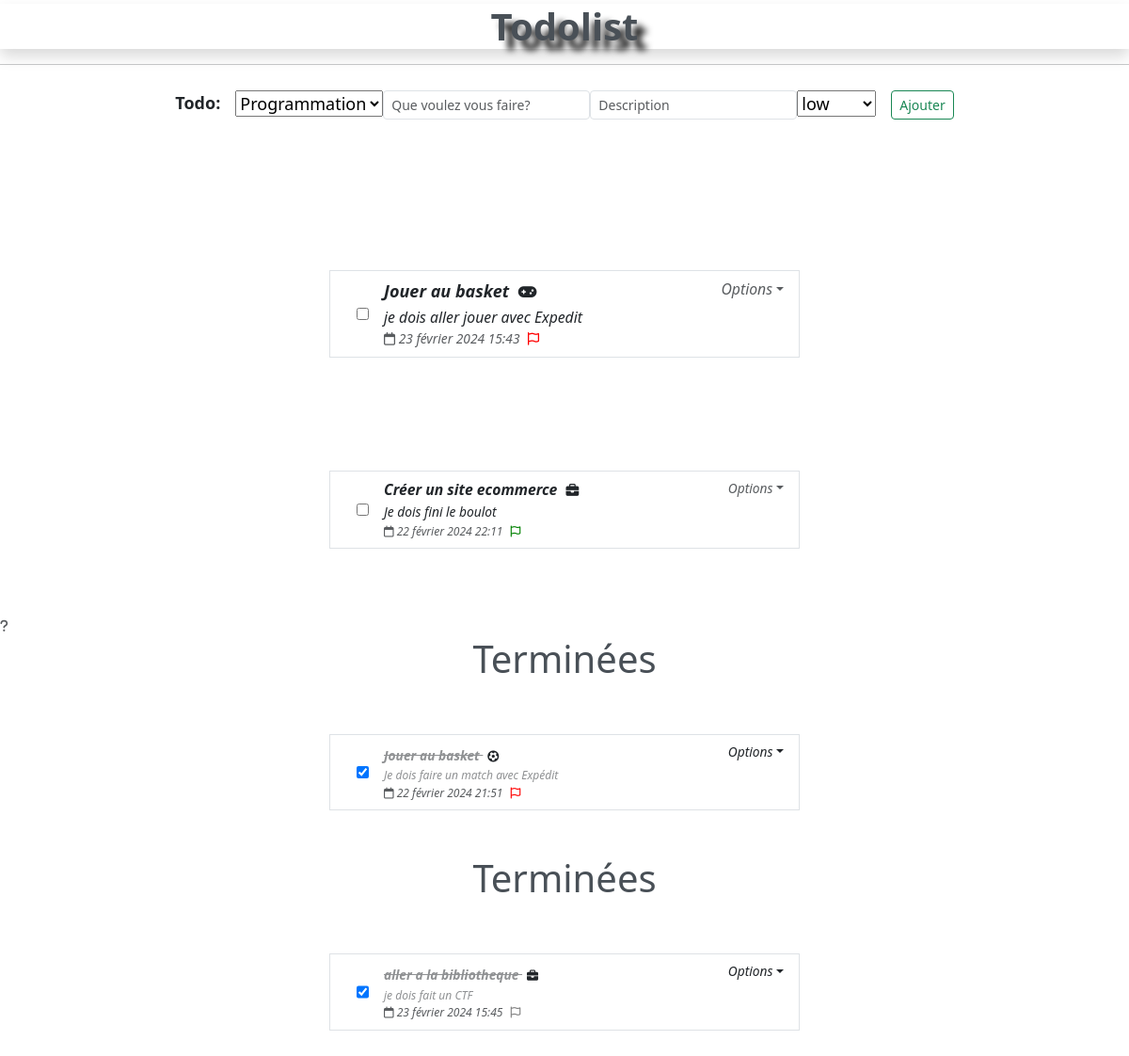
The page / on the database its author committed.
### gestionTaches/models.py (models this page shows, shortened)
class Taches(models.Model):
    categories = models.CharField(max_length=50)
    finish = models.BooleanField(default=False)
    name = models.TextField()
    description = models.TextField(blank=True)
    priority = models.CharField(max_length=50,default="low")
    duration = models.DateTimeField( auto_now=True)
    finish_duration = models.DateField(auto_now=False,null=True)
    image = models.ImageField(blank=True)
    class Meta:
        verbose_name  = ("Tache")
        verbose_name_plural  = ("Taches")

### gestionTaches/views.py (the view)
# urls.py: 2. Add a URL to urlpatterns:  path('', views.home, name='home')
def home(request):
    taches_termined = []
    taches_no_termined = []
    taches = Taches.objects.all()[::-1]
    for tache in taches:
        if tache.finish:
            taches_termined.append(tache)
        else:
            taches_no_termined.append(tache)
    form = tachesForm()
    if request.method == "POST":
        form = tachesForm(request.POST)
        if form.is_valid():
            form.save()
            form = tachesForm()
        else:
            return render(request, 'index.html', {"form":form,"taches_termined":taches_termined,"taches_no_termined":taches_no_termined})
    else:
        form = tachesForm()
        return render(request, 'index.html', {"form":form,"taches_termined":taches_termined,"taches_no_termined":taches_no_termined})
    return render(request, 'index.html', {"form":form,"taches_termined":taches_termined,"taches_no_termined":taches_no_termined})

### gestionTaches/forms.py
class tachesForm(forms.ModelForm):
    CATEGORIES_CHOICES = (
        ('Programmation', 'Programmation'),
        ('Travail', 'Travail'),
        ('Sport', 'Sport'),
        ('Personnel', 'Personnel'),
        ('Education', 'Education'),
        ('Divertissement', 'Divertissement'),
        ('Evenement', 'Evenement'),
    )
    PRIORITY_CHOICES = (
        ('low','low'),
        ('normal','normal'),
        ('high','high'),
    )
    categories =forms.ChoiceField(label='', choices=CATEGORIES_CHOICES)
    name = forms.CharField(label='', widget=forms.TextInput(attrs=
        {
            "class":"form-control form-control-sm form-control-md",
            "name":"name",
            "placeholder":"Que voulez vous faire?"
        }
    ))
    description = forms.CharField(label='', required=False,widget=forms.TextInput(attrs={
            "class":"form-control form-control-sm form-control-md",
            "name":"name",
            "placeholder":"Description"
    }))
    priority = forms.ChoiceField(choices=PRIORITY_CHOICES,label='')
    class Meta:
        model = Taches
        fields = ('categories','name','description','priority')

### gestionTaches/templates/index.html (shortened to what this page needs)
{% extends "base.html" %}
{% block headerContent %}
<form action="" method="post">
    <center class="fixed-top py-1" style="background-color: white;">
        <h1 class="shadow text-dark-emphasis fw-bolder" style="text-shadow:10px 10px 7px black;">Todolist</h1>
        <hr size="5">
    </center>
    <div class="d-flex py-5 px-3 my-5 justify-content-center ">
        <span class="mx-3 fw-semibold text-sm-start">Todo:</span>
        {{ form.as_p }}
        <input type="submit" value="Ajouter" class="btn btn-sm btn-md btn-outline-success d-flex h-25 mx-3">
    </div>
</form>
{% endblock headerContent %}
{% block content %}
{% for tache in taches_no_termined %}
<div class="d-flex flex-lg-column flex-md-row p-4 gap-4 py-md-5 align-items-center justify-content-center">
    <div class="list-group d-flex flex-md-row" id="Taches">
        <form action="" method="post" id="checkedForm" style="font-style: italic;">
            <label class="list-group-item d-flex" style="width: 500px;">
                <div class="container-fluid container-sm container-md d-flex">
                    <input type="checkbox" class="checkbox-class" data-element-id="{{ tache.id }}" >
                    <span class=" form-checked-content px-3 " id="task">
                        <strong id="{{ tache.name }}" >{{ tache.name }}
                        </strong>
                        <small style="margin-left: 5px;">
                            {% if tache.categories == "Programmation" %}
                            <i class="fas fa-code"></i>
                            {% elif tache.categories == "Sport" %}
                            <i class="fas fa-futbol"></i>
                            {% elif tache.categories == "Education" %}
                            <i class="fas fa-graduation-cap"></i>
                            {% elif tache.categories == "Travail" %}
                            <i class="fas fa-briefcase"></i>
                            {% elif tache.categories == "Divertissement" %}
                            <i class="fas fa-gamepad"></i>
                            {% elif tache.categories == "Evenement" %}
                            <i class="fas fa-calendar-alt"></i>
                            {% elif tache.categories == "Personnel" %}
                            <i class="fas fa-user"></i>
                            {% else %}
                            <i class="fa-regular fa-cog " style="color: green;"></i>
                            {% endif %}
                        </small>
                        <br>
                        <small>{{ tache.description }}</small>
                        <small class="d-block text-body-secondary">
                        <small class="d-block text-body-secondary">
                            <i class="fa-regular fa-calendar"></i>
                            {{ tache.duration }}
                            {% if tache.priority == "normal" %}
                            <i class="fa-regular fa-flag " style="color: green; margin-left: 5px;"></i>
                            {% elif tache.priority == "low" %}
                            <i class="fa-regular fa-flag " style="color: gray;margin-left: 5px;"></i>
                            {% else %}
                            <i class="fa-regular fa-flag " style="color: red;margin-left: 5px;"></i>
                            {% endif %}
                        </small>
                    </span>
                </div>
                <div>
                    <a class="nav-link dropdown-toggle" href="#" data-bs-toggle="dropdown"
                        aria-expanded="false">Options</a>
                </div>
            </label>
        </form>
    </div>
</div>
{% empty %}
<h1 style="text-align: center;">Vous avez quartier libre??</h1>
<h6 style="text-align: center;"><em>Prêt pour de nouvelles taches? Ecrit dans l'espace puis appuyer sur la touche
        ajouter pour créer une nouvelle tache!</em></h6>
{% endfor %}
<i class="fas fa-question"></i>
{% for tache in taches_termined %}
<center>
    <h1 class="text-dark-emphasis">Terminées</h1>
</center>
<div class="d-flex flex-lg-column flex-md-row p-4 gap-4 py-md-5 align-items-center justify-content-center">
    <div class="list-group d-flex flex-md-row" id="Taches">
        <form action="" method="post" id="checkedForm" style="font-style: italic;">
            <label class="list-group-item d-flex gap-3" style="width: 500px;">
                <div class="container-fluid container-sm container-md d-flex">
                    <input type="checkbox" class="checkbox-class" data-element-id="{{ tache.id }}" {% if tache.finish %}
                        checked {% endif %}>
                    <span class="pt-1 form-checked-content px-3 " id="task">
                        <strong id="{{ tache.name }}" class="text-decoration-line-through" style="opacity: 0.5;">{{ tache.name }}
                        </strong>
                        <small style="margin-left: 5px;">
                            {% if tache.categories == "Programmation" %}
                            <i class="fas fa-code"></i>
                            {% elif tache.categories == "Sport" %}
                            <i class="fas fa-futbol"></i>
                            {% elif tache.categories == "Education" %}
                            <i class="fas fa-graduation-cap"></i>
                            {% elif tache.categories == "Travail" %}
                            <i class="fas fa-briefcase"></i>
                            {% elif tache.categories == "Divertissement" %}
                            <i class="fas fa-gamepad"></i>
                            {% elif tache.categories == "Evenement" %}
                            <i class="fas fa-calendar-alt"></i>
                            {% elif tache.categories == "Personnel" %}
                            <i class="fas fa-user"></i>
                            {% else %}
                            <i class="fa-regular fa-cog " style="color: green;"></i>
                            {% endif %}
                        </small>
                        <br>
                        <small style="opacity: 0.5;">{{ tache.description }}</small>
                        <small class="d-block text-body-secondary">
                            <i class="fa-regular fa-calendar"></i>
                            {{ tache.duration }}
                            {% if tache.priority == "normal" %}
                            <i class="fa-regular fa-flag " style="color: green; margin-left: 5px;"></i>
                            {% elif tache.priority == "low" %}
                            <i class="fa-regular fa-flag " style="color: gray;margin-left: 5px;"></i>
                            {% else %}
                            <i class="fa-regular fa-flag " style="color: red;margin-left: 5px;"></i>
                            {% endif %}
                        </small>
                    </span>
                </div>
                <div>
                    <a class="nav-link dropdown-toggle" href="#" data-bs-toggle="dropdown"
                        aria-expanded="false">Options</a>
                </div>
            </label>
        </form>
    </div>
</div>{% endfor %}
{% endblock content %}

### gestionTaches/templates/base.html (shortened to what this page needs)
<!DOCTYPE html>
<html lang="en">
<head>
    <link rel="stylesheet" href="https://cdnjs.cloudflare.com/ajax/libs/font-awesome/6.5.1/css/all.min.css" />
    <link rel="stylesheet" href="../static/bootstrap-5.3.0-dist/css/bootstrap.css">
</head>
<body style="font-size: large;">
    {% block headerContent %}
    {% endblock headerContent %}
    {% block content %}
    {% endblock content %}
</body>
</html>

### rows shown on the page
Taches: name "Jouer au basket", categories "Divertissement" (drawn), description "je dois aller jouer avec Expedit", duration "23 février 2024 15:43", priority "high" (drawn)
Taches: name "Créer un site ecommerce", categories "Travail" (drawn), description "Je dois fini le boulot", duration "22 février 2024 22:11", priority "normal" (drawn)
Taches: finish "☑", name "Jouer au basket", categories "Sport" (drawn), description "Je dois faire un match avec Expédit", duration "22 février 2024 21:51", priority "high" (drawn)
Taches: finish "☑", name "aller a la bibliotheque", categories "Travail" (drawn), description "je dois fait un CTF", duration "23 février 2024 15:45", priority "low" (drawn)
